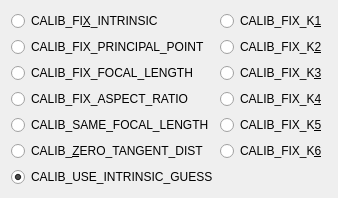
        <widget class="QWidget" name="tab_2">
         <attribute name="title">
          <string>StereoCalibrate</string>
         </attribute>
         <layout class="QGridLayout" name="gridLayout_5">
          <item row="0" column="0">
           <widget class="QRadioButton" name="CALIB_FIX_INTRINSIC">
            <property name="text">
             <string>CALIB_FI&amp;X_INTRINSIC</string>
            </property>
            <property name="checked">
             <bool>false</bool>
            </property>
            <property name="autoExclusive">
             <bool>false</bool>
            </property>
           </widget>
          </item>
          <item row="0" column="1">
           <widget class="QRadioButton" name="CALIB_FIX_K1">
            <property name="text">
             <string>CALIB_FIX_K&amp;1</string>
            </property>
            <property name="autoExclusive">
             <bool>false</bool>
            </property>
           </widget>
          </item>
          <item row="1" column="0">
           <widget class="QRadioButton" name="CALIB_FIX_PRINCIPAL_POINT">
            <property name="text">
             <string>CALIB_FIX_PRINCIPAL_POINT</string>
            </property>
            <property name="autoExclusive">
             <bool>false</bool>
            </property>
           </widget>
          </item>
          <item row="1" column="1">
           <widget class="QRadioButton" name="CALIB_FIX_K2">
            <property name="text">
             <string>CALIB_FIX_K&amp;2</string>
            </property>
            <property name="autoExclusive">
             <bool>false</bool>
            </property>
           </widget>
          </item>
          <item row="2" column="0">
           <widget class="QRadioButton" name="CALIB_FIX_FOCAL_LENGTH">
            <property name="text">
             <string>CALIB_FIX_FOCAL_LENGTH</string>
            </property>
            <property name="checked">
             <bool>false</bool>
            </property>
            <property name="autoRepeat">
             <bool>false</bool>
            </property>
            <property name="autoExclusive">
             <bool>false</bool>
            </property>
           </widget>
          </item>
          <item row="2" column="1">
           <widget class="QRadioButton" name="CALIB_FIX_K3">
            <property name="text">
             <string>CALIB_FIX_K&amp;3</string>
            </property>
            <property name="autoExclusive">
             <bool>false</bool>
            </property>
           </widget>
          </item>
          <item row="3" column="0">
           <widget class="QRadioButton" name="CALIB_FIX_ASPECT_RATIO">
            <property name="text">
             <string>CALIB_FIX_ASPECT_RATIO</string>
            </property>
            <property name="checked">
             <bool>false</bool>
            </property>
            <property name="autoExclusive">
             <bool>false</bool>
            </property>
           </widget>
          </item>
          <item row="3" column="1">
           <widget class="QRadioButton" name="CALIB_FIX_K4">
            <property name="text">
             <string>CALIB_FIX_K&amp;4</string>
            </property>
            <property name="autoExclusive">
             <bool>false</bool>
            </property>
           </widget>
          </item>
          <item row="4" column="0">
           <widget class="QRadioButton" name="CALIB_SAME_FOCAL_LENGTH">
            <property name="text">
             <string>CALIB_SAME_FOCAL_LENGTH</string>
            </property>
            <property name="autoExclusive">
             <bool>false</bool>
            </property>
           </widget>
          </item>
          <item row="4" column="1">
           <widget class="QRadioButton" name="CALIB_FIX_K5">
            <property name="text">
             <string>CALIB_FIX_K&amp;5</string>
            </property>
            <property name="autoExclusive">
             <bool>false</bool>
            </property>
           </widget>
          </item>
          <item row="5" column="0">
           <widget class="QRadioButton" name="CALIB_ZERO_TANGENT_DIST">
            <property name="text">
             <string>CALIB_&amp;ZERO_TANGENT_DIST</string>
            </property>
            <property name="autoExclusive">
             <bool>false</bool>
            </property>
           </widget>
          </item>
          <item row="5" column="1">
           <widget class="QRadioButton" name="CALIB_FIX_K6">
            <property name="text">
             <string>CALIB_FIX_K&amp;6</string>
            </property>
            <property name="autoExclusive">
             <bool>false</bool>
            </property>
           </widget>
          </item>
          <item row="6" column="0" colspan="2">
           <widget class="QRadioButton" name="CALIB_USE_INTRINSIC_GUESS">
            <property name="text">
             <string>CALIB_USE_INTRINSIC_GUESS</string>
            </property>
            <property name="checked">
             <bool>true</bool>
            </property>
            <property name="autoExclusive">
             <bool>false</bool>
            </property>
           </widget>
          </item>
         </layout>
        </widget>
